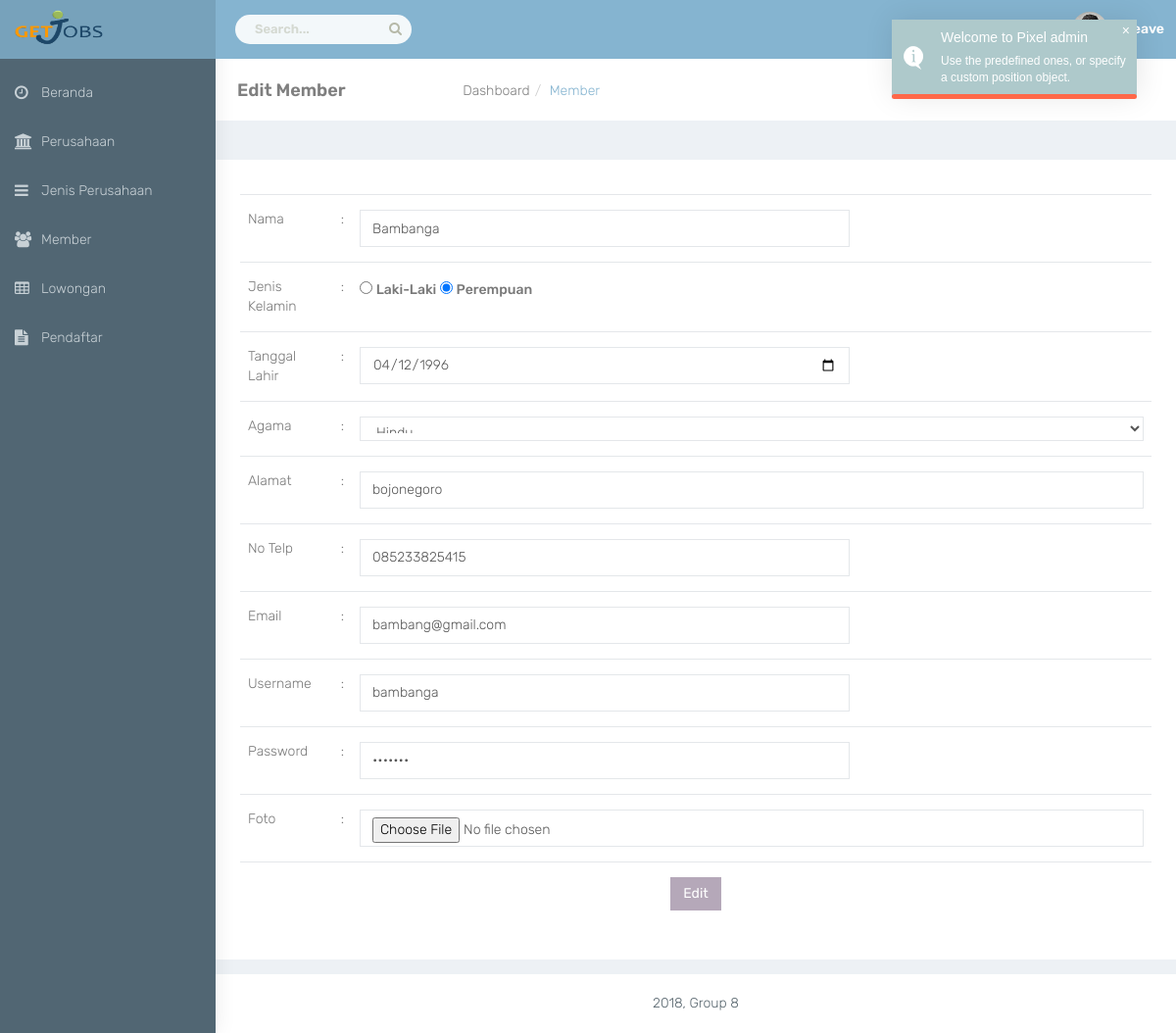
The page /index.php/admin/update_member/1 on the database as committed earlier.
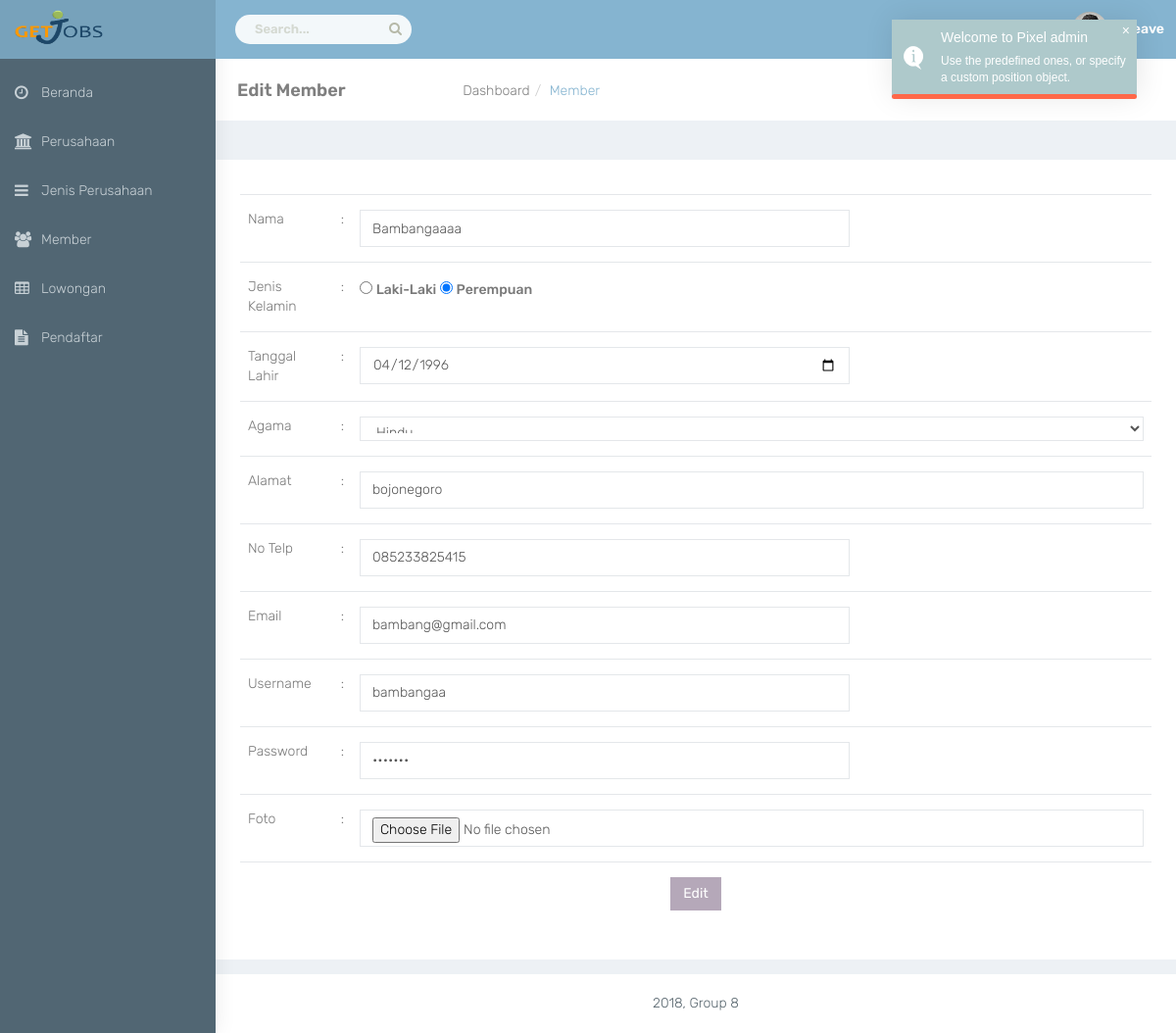
The same page on the database as committed later.
### tables this page shows
CREATE TABLE `member` (
  `id_member` int(11) NOT NULL,
  `nama_member` varchar(100) NOT NULL,
  `jenis_kelamin` enum('L','P') NOT NULL,
  `tanggal_lahir` date NOT NULL,
  `agama` varchar(10) NOT NULL,
  `alamat` varchar(50) NOT NULL,
  `no_telp` varchar(12) NOT NULL,
  `email` varchar(50) NOT NULL,
  `foto_member` varchar(25) NOT NULL,
  `fk_user` int(11) NOT NULL
);

CREATE TABLE `user` (
  `id_user` int(11) NOT NULL,
  `username` varchar(50) NOT NULL,
  `password` varchar(50) NOT NULL,
  `level` int(11) NOT NULL
);

### application/controllers/Admin.php (called while the page is built, shortened)
<?php
class Admin extends CI_Controller {
	public function __construct()
	{
		$this->load->model('dataAdmin');
	}
	public function update_member($id)
	{
		$data['detail'] = $this->dataAdmin->get_single_member($id);
		$this->form_validation->set_rules('nama', 'Nama', 'required|alpha',
			array(
				'required' 		=> 'kolom %s tidak boleh kosong!!!!!!!',
				'alpha' 	=> 'kolom %s hanya boleh diisi huruf'
			));
		$this->form_validation->set_rules('alamat', 'alamat', 'required',
			array(
				'required' 		=> 'kolom %s tidak boleh kosong!!!!!!!'
			));
		$this->form_validation->set_rules('no_telp', 'NoTelp', 'required|numeric',
			array(
				'required' 		=> 'kolom %s tidak boleh kosong!!!!!!!',
				'numeric' 	=> 'kolom %s hanya boleh diisi angka'
			));
		$this->form_validation->set_rules('email', 'Email', 'required|valid_email',
			array(
				'required' 		=> 'kolom %s tidak boleh kosong!!!!!!!',
				'valid_email' 	=> 'kolom %s harus diisi dengan format email'
			));
		$this->form_validation->set_rules('username', 'Username', 'required|is_unique[user.username]',
			array(
				'required' 		=> 'kolom %s tidak boleh kosong!!!!!!!',
				'is_unique'		=> 'isi dari kolom %s sudah ada'
			));
		$this->form_validation->set_rules('password', 'password', 'required',
			array(
				'required' 		=> 'kolom %s tidak boleh kosong!!!!!!!'
			));
		if($this->form_validation->run()==False){
			$this->load->view('admin/update_member', $data);
		}
	}
}

### index.php (called while the page is built, shortened)
<?php
require_once BASEPATH.'core/CodeIgniter.php';

### application/models/DataAdmin.php (called while the page is built, shortened)
<?php
class DataAdmin extends CI_Model {
	public function get_single_member($id)
	{
		$this->db->select('*');
		$this->db->from('member');
		$this->db->join('user', 'member.fk_user = user.id_user');
		$this->db->where('member.id_member='.$id);
		return $this->db->get()->result();
	}
}

### application/views/admin/update_member.php (the view, shortened to what the changed rows need)
<div id="page-wrapper">
		<div class="row">
	        <div class="col-sm-12">
	            <div class="white-box">
	                <div class="table-responsive">
	                	<?php foreach ($detail as $key): ?>
	                   <?php echo form_open('admin/update_member/'.$key->id_member, array('enctype'=>'multipart/form-data')); ?>
						<table class="table table-responsive">
							<tr>
								<td>Nama</td>
								<td>:</td>
								<td><input type="text" name="nama" class="form-control" style="width: 500px;" value="<?php echo $detail[0]->nama_member; ?>"></td>
							</tr>
							<tr>
								<td>Jenis Kelamin</td>
								<td>:</td>
								<td>
									<input type="radio" value="L" name="jk"  <?php if ($detail[0]->jenis_kelamin=='L') {
										echo "checked";
									} ?> />
			                        <label class="gender">Laki-Laki</label>
			                        <input type="radio" value="P" name="jk"  <?php if ($detail[0]->jenis_kelamin=='P') {
										echo "checked";
									} ?> />
			                        <label class="gender">Perempuan</label>
								</td>
							</tr>
							<tr>
								<td>Tanggal Lahir</td>
								<td>:</td>
								<td><input type="date" name="tanggal_lahir" class="form-control" style="width: 500px;" value="<?php echo $detail[0]->tanggal_lahir; ?>"></td>
							</tr>
							<tr>
								<td>Agama</td>
								<td>:</td>
								<td>
									<select name="agama" id="inputAgama" class="form-control">
				                        <option value="hindu" <?php if ($detail[0]->agama=='hindu'){ echo "selected"; } ?>>Hindu</option>
				                    </select>
								</td>
							</tr>
							<tr>
								<td>Alamat</td>
								<td>:</td>
								<td><input type="text" name="alamat" class="form-control" style="width: 800px;" value="<?php echo $detail[0]->alamat; ?>"></td>
							</tr>
							<tr>
								<td>No Telp</td>
								<td>:</td>
								<td><input type="text" name="no_telp" class="form-control" style="width: 500px;" value="<?php echo $detail[0]->no_telp; ?>"></td>
							</tr>
							<tr>
								<td>Email</td>
								<td>:</td>
								<td><input type="text" name="email" class="form-control" style="width: 500px;" value="<?php echo $detail[0]->email; ?>"></td>
							</tr>
							<tr>
								<td>Username</td>
								<td>:</td>
								<td><input type="text" name="username" class="form-control" style="width: 500px;" value="<?php echo $detail[0]->username; ?>"></td>
							</tr>
							<tr>
								<td>Password</td>
								<td>:</td>
								<td><input type="password" name="password" class="form-control" style="width: 500px;" value="<?php echo $detail[0]->password; ?>"></td>
							</tr>
							<tr>
								<td>Foto</td>
								<td>:</td>
								<td><input type="file" name="foto" class="form-control"value="<?php echo set_value('foto'); ?>"></td>
							</tr>
							<tr class="text-center">
								<td colspan="3"><input type="submit" name="update" value="Edit" class="btn btn-primary"></td>
							</tr>
						</table>
						<?php endforeach ?>
	                </div>
	            </div>
	        </div>
	    </div>
	</div>
</div>

Rows that differ between the two databases and show on the page:
changed member "Hindu": nama "Bambanga" → "Bambangaaaa"; username "bambanga" → "bambangaa"
